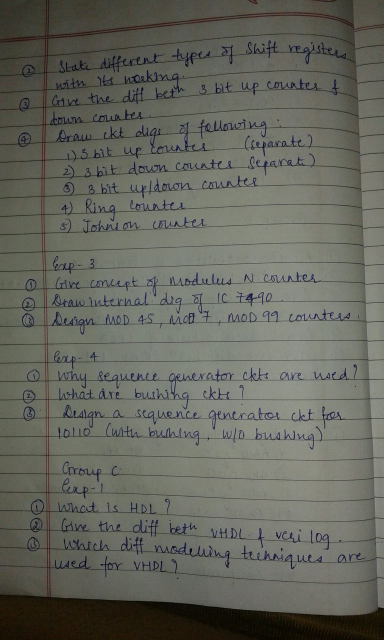
#> input picture test.jpg, 768 x 1280 px (shown at 1/2 size)
$ python masknew.py --image test.jpg   (older library calls are emulated)
#> lines starting #> are read from the running program, lines starting #| are printed output that depends on the picture; after the words box and inside, x2 and y2 are one past the last pixel; in counts of white or black regions, pixels touching at a corner belong together; long printed decimals are rounded
import cv2
import imutils
import numpy as np
from PIL import Image
from PIL import ImageEnhance
import argparse

#image = cv2.imread(r"C:\Users\Aishu\black.jpg")
#gray = cv2.cvtColor(image, cv2.COLOR_BGR2GRAY)

ap = argparse.ArgumentParser()
ap.add_argument("-i", "--image", required = True)
args = vars(ap.parse_args())
image = cv2.imread(args["image"])
#> image is the input picture: shape (1280, 768, 3); mean B, G, R 94.1, 102.8, 101.6

def clahe(img, clip_limit=2.0, grid_size=(8,8)):
    clahe = cv2.createCLAHE(clipLimit=clip_limit, tileGridSize=grid_size)
    return clahe.apply(img)

#---BLUR--
def blur(image):
    threshold = 1500
    score = cv2.Laplacian(image, cv2.CV_64F).var()
    if score < threshold:
        print ("Not Blur")
        print("Blur score:",score)
        return 0
    else:
        print ("Blur")
        print("Blur score:",score)
        return 1

def mask(image):
    src = image
    #ratio = src.shape[0] / 500.0
    orig = src.copy()
    #src = imutils.resize(src, height = 500)

    # HSV thresholding to get rid of as much background as possible
    hsv = cv2.cvtColor(src.copy(), cv2.COLOR_BGR2HSV)
    lower_blue = np.array([0, 0, 120])
    upper_blue = np.array([180, 38, 255])
    mask = cv2.inRange(hsv, lower_blue, upper_blue)
    result = cv2.bitwise_and(src, src, mask=mask)
    b, g, r = cv2.split(result)
    g = clahe(g, 5, (3, 3))

    # Adaptive Thresholding to isolate the document
    img_blur = cv2.blur(g, (9, 9))
    img_th = cv2.adaptiveThreshold(img_blur, 255, cv2.ADAPTIVE_THRESH_GAUSSIAN_C,cv2.THRESH_BINARY, 51, 2)

    _, contours, hierarchy = cv2.findContours(img_th,cv2.RETR_CCOMP,cv2.CHAIN_APPROX_SIMPLE)

    #Filter the rectangle by choosing only the big ones
    #and choose the brightest rectangle as the document
    max_brightness = 0
    canvas = src.copy()
    for cnt in contours:
        rect = cv2.boundingRect(cnt)
        x, y, w, h = rect
        if w*h > 40000:
            mask = np.zeros(src.shape, np.uint8)
            mask[y:y+h, x:x+w] = src[y:y+h, x:x+w]
            brightness = np.sum(mask)
            if brightness > max_brightness:
                brightest_rectangle = rect
                max_brightness = brightness
            cv2.imshow("mask", mask)
            print(rect)
            #cv2.waitKey(0)
            break

    x, y, w, h = brightest_rectangle
    cv2.rectangle(canvas, (x, y), (x+w, y+h), (0, 255, 0), 1)
    #cv2.imshow("canvas", canvas)
    cv2.imwrite('mask.png',mask)
    #cv2.imwrite(r'C:\Users\AdityaJoshi\Desktop\zapfin\mask.png',mask)
    #cv2.waitKey(0)
    img = cv2.imread('mask.png')
    gray = cv2.cvtColor(img,cv2.COLOR_BGR2GRAY)
    _,thresh = cv2.threshold(gray,1,255,cv2.THRESH_BINARY)
    _, contours,hierarchy = cv2.findContours(thresh,cv2.RETR_EXTERNAL,cv2.CHAIN_APPROX_SIMPLE)
    cnt = contours[0]
    x,y,w,h = cv2.boundingRect(cnt)
    crop = img[y:y+h,x:x+w]
    print(cnt)
    cv2.imwrite('crop2.png',crop)
    #cv2.imshow('crop',crop)
    return crop


def enhance_img(image1):
    enh_bri = ImageEnhance.Brightness(image1)
    brightness = 1.2
    image_brightened = enh_bri.enhance(brightness)
    #image_brightened.save("bright.jpg")

    image1 = image_brightened
    enh_col = ImageEnhance.Color(image1)
    color = 1.6
    image_colored = enh_col.enhance(color)
    #image_colored.save("color.jpg")

    image1 = image_colored
    enh_con = ImageEnhance.Contrast(image1)
    contrast = 2
    image_contrasted = enh_con.enhance(contrast)
    #image_contrasted.save("contrast.jpg")

    image1 = image_contrasted
    enh_sha = ImageEnhance.Sharpness(image1)
    sharpness = 1.3
    image_sharped = enh_sha.enhance(sharpness)
    image_sharped.save("sharp.jpg")

blurr=blur(image);
#> in blur, `score = cv2.Laplacian(image, cv2.CV_64F).var()`: score = 714.5
#| Blur score: 714.460
#> blurr = 0
print(blurr)
#| 0

if(blurr==0):
    mask(image);
#> in mask, `hsv = cv2.cvtColor(src.copy(), cv2.COLOR_BGR2HSV)`: hsv: shape (1280, 768, 3); mean H, S, V 41.1, 35.2, 104.1
#> in mask, `mask = cv2.inRange(hsv, lower_blue, upper_blue)`:
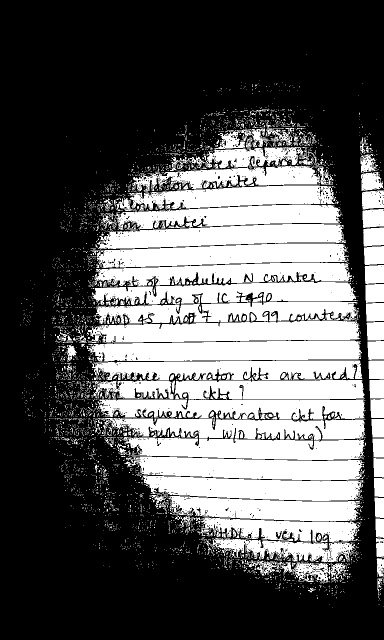
#> mask: shape (1280, 768) (shown at 1/2 size); 36.8% white; 3600 white regions (3338 under 20 px), largest, box (x1, y1, x2, y2) and area: (173, 681, 724, 723) 19468, (176, 642, 721, 686) 19067, (193, 487, 698, 536) 17688
#> in mask, `img_blur = cv2.blur(g, (9, 9))`:
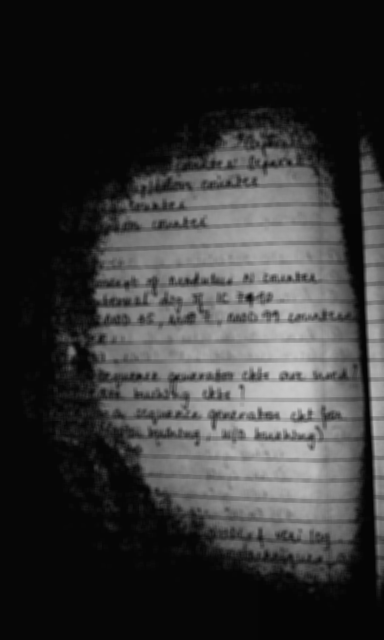
#> img_blur: shape (1280, 768) (shown at 1/2 size); min 5, max 202, mean 53.8
#> in mask, `img_th = cv2.adaptiveThreshold(img_blur, 255, cv2.ADAPTIVE_THRESH_GAUS..`:
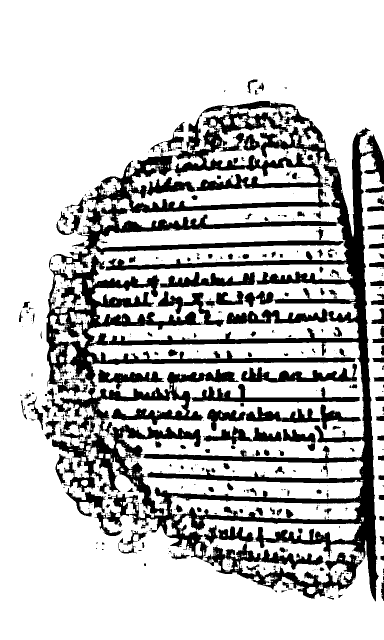
#> img_th: shape (1280, 768) (shown at 1/2 size); 77% white; 592 black regions (413 under 20 px)
#> in mask, `_, contours, hierarchy = cv2.findContours(img_th,cv2.RETR_CCOMP,cv2.CH..`: contours = 991 contours, 755 with area under 20; largest, box (x1, y1, x2, y2) and area: (0, 0, 768, 1280) 610561, (174, 684, 729, 1032) 122472, (232, 214, 681, 457) 41593, (406, 1052, 727, 1198) 13828, (340, 992, 721, 1041) 10876
#> the loop in mask, `for cnt in contours:` made 253 passes
#> brightness on pass 253: 70778139
#| (174, 684, 555, 348)
#> after the loop in mask, `for cnt in contours:`:
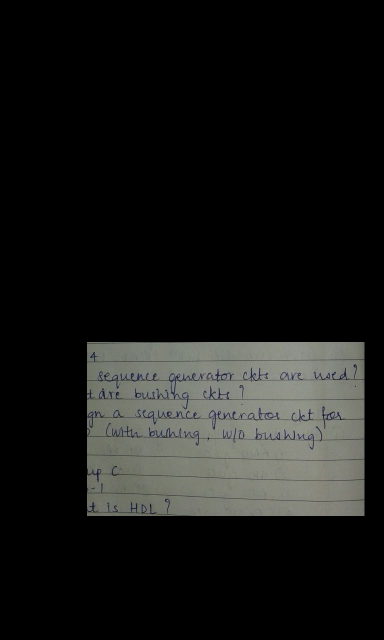
#> mask: shape (1280, 768, 3) (shown at 1/2 size); mean B, G, R 23.1, 24.7, 24.2
#> after the loop in mask, `for cnt in contours:`: max_brightness = 70778139
#> in mask, `cv2.rectangle(canvas, (x, y), (x+w, y+h), (0, 255, 0), 1)`:
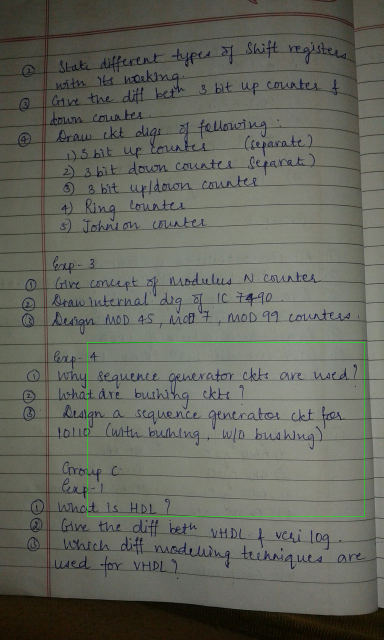
#> canvas: shape (1280, 768, 3) (shown at 1/2 size); 0.18% of pixels changed, all inside (x1, y1, x2, y2) = (174, 684, 730, 1033)
#> in mask, `_,thresh = cv2.threshold(gray,1,255,cv2.THRESH_BINARY)`:
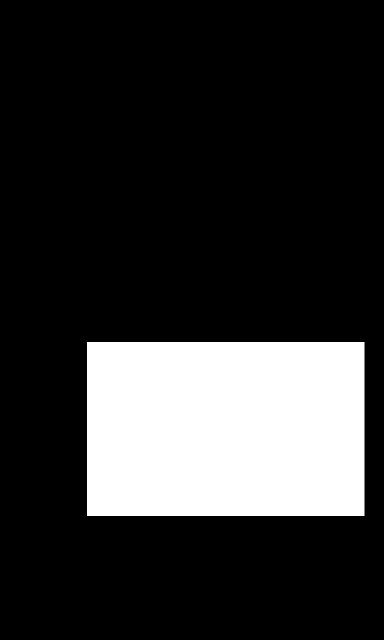
#> thresh: shape (1280, 768) (shown at 1/2 size); 19.6% white; 1 white region, box (x1, y1, x2, y2) and area: (174, 684, 729, 1032) 193140
#> in mask, `_, contours,hierarchy = cv2.findContours(thresh,cv2.RETR_EXTERNAL,cv2...`: contours = [[[174, 684], [174, 1031], [728, 1031], [728, 684]]]
#> in mask, `cnt = contours[0]`: cnt = [[174, 684], [174, 1031], [728, 1031], [728, 684]]
#> in mask, `crop = img[y:y+h,x:x+w]`:
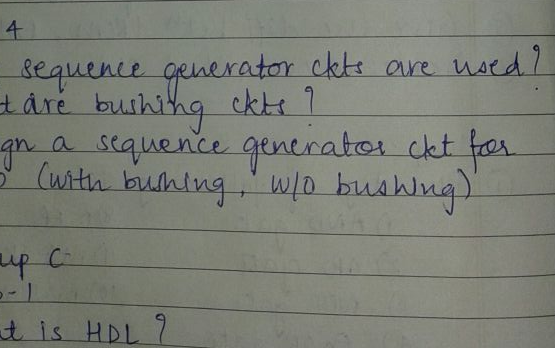
#> crop: shape (348, 555, 3); mean B, G, R 117.4, 125.9, 123.1
#| [[[ 174  684]]
#|  [[ 174 1031]]
#|  [[ 728 1031]]
#|  [[ 728  684]]]
    #image1 = Image.open(r"C:\Users\Aishu\crop2.png")
    #enhance_img(image1);
